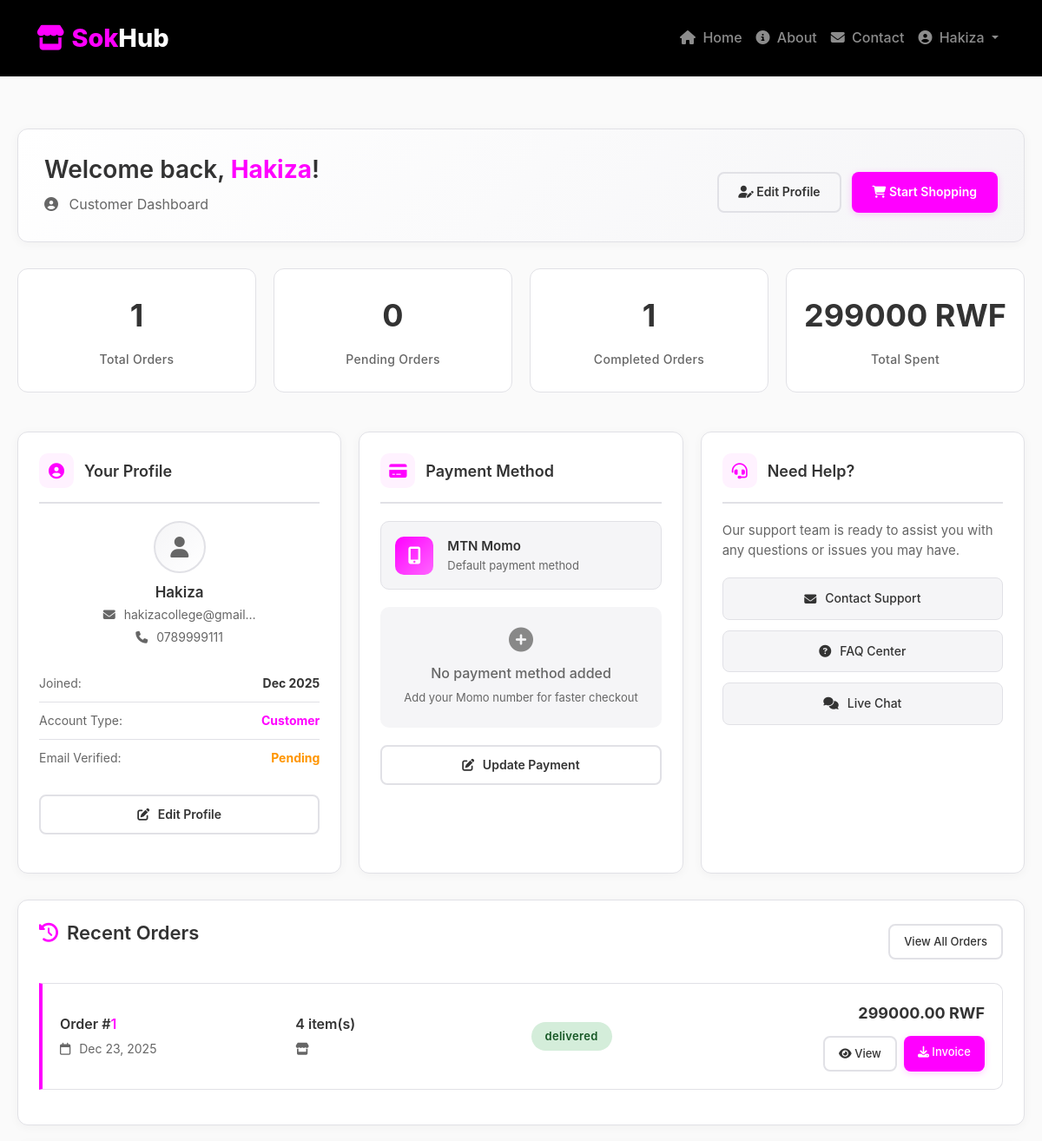
The app's page /customer/customer_dashboard/ (signed in, upper part), older data.
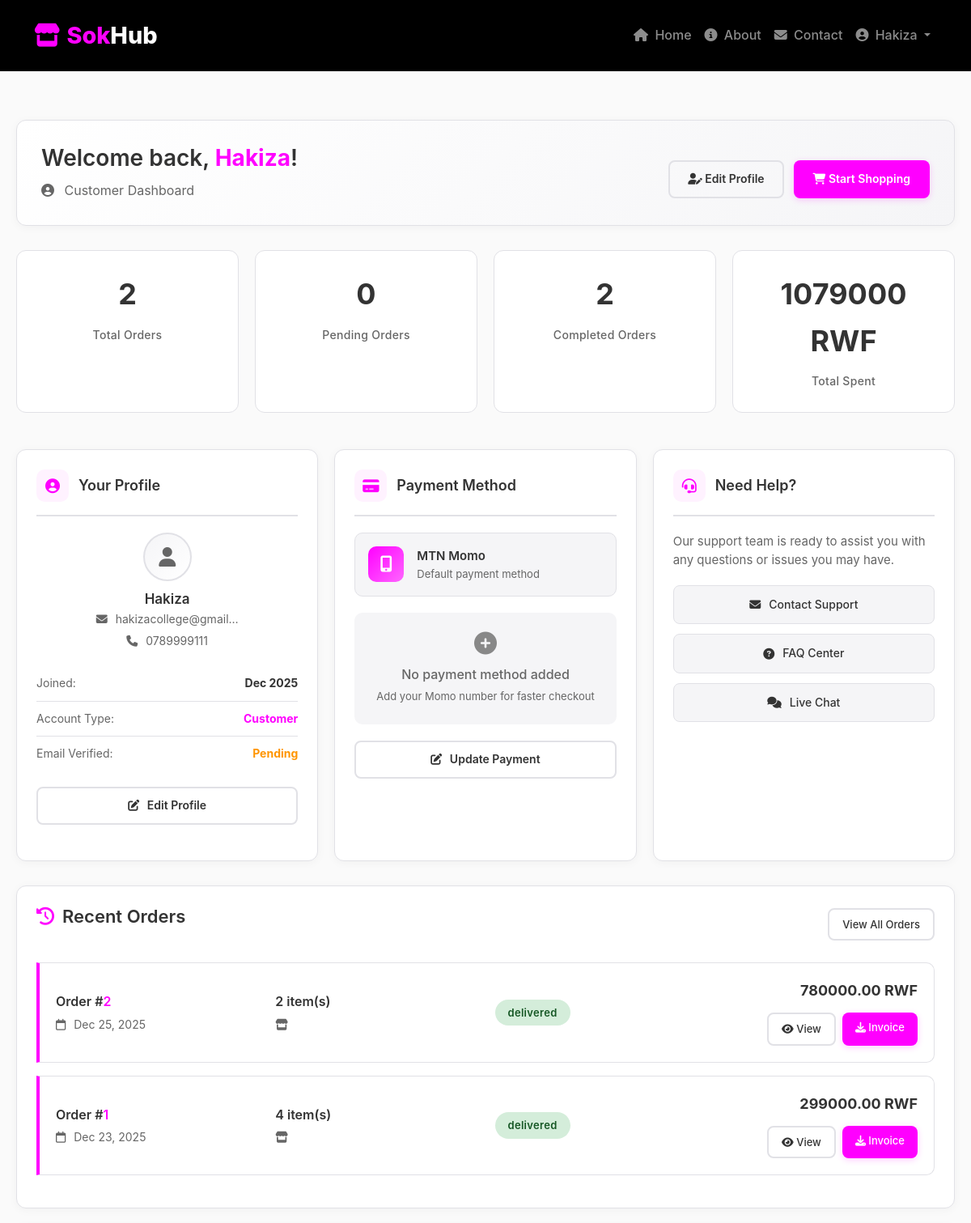
The same page, newer data.
### order/models.py (models this page shows, shortened)
class Order(models.Model):
    STATUS_CHOICES = (
        ('pending', 'Pending'),
        ('confirmed', 'Confirmed'),
        ('processing', 'Processing'),
        ('shipped', 'Shipped'),
        ('delivered', 'Delivered'),
        ('cancelled', 'Cancelled'),
        ('refunded', 'Refunded'),
    )
    PAYMENT_STATUS_CHOICES = (
        ('pending', 'Pending'),
        ('processing', 'Processing'),
        ('completed', 'Completed'),
        ('failed', 'Failed'),
        ('refunded', 'Refunded'),
    )
    PAYMENT_METHOD_CHOICES = (
        ('momo', 'MTN Momo'),
        ('cash', 'Cash on Delivery'),
        ('card', 'Credit Card'),
    )
    order_number = models.CharField(max_length=20, unique=True, editable=False)
    short_code = models.CharField(max_length=8, unique=True, editable=False)
    customer = models.ForeignKey('customer.User', on_delete=models.CASCADE,
                                related_name='orders', limit_choices_to={'user_type': 'customer'})
    vendor = models.ForeignKey('customer.User', on_delete=models.CASCADE,
                              related_name='vendor_orders', limit_choices_to={'user_type': 'vendor'},
                              null=True, blank=True)
    shipping_address = models.TextField()
    shipping_city = models.CharField(max_length=100)
    shipping_phone = models.CharField(max_length=15)
    shipping_notes = models.TextField(blank=True, null=True)
    payment_method = models.CharField(max_length=20, choices=PAYMENT_METHOD_CHOICES, default='momo')
    payment_status = models.CharField(max_length=20, choices=PAYMENT_STATUS_CHOICES, default='pending')
    momo_number = models.CharField(max_length=15, blank=True, null=True)
    momo_transaction_id = models.CharField(max_length=100, blank=True, null=True)
    payment_date = models.DateTimeField(null=True, blank=True)
    status = models.CharField(max_length=20, choices=STATUS_CHOICES, default='pending')
    status_changed_at = models.DateTimeField(auto_now_add=True)
    subtotal = models.DecimalField(max_digits=10, decimal_places=2, default=0)
    shipping_cost = models.DecimalField(max_digits=10, decimal_places=2, default=0)
    tax_amount = models.DecimalField(max_digits=10, decimal_places=2, default=0)
    discount_amount = models.DecimalField(max_digits=10, decimal_places=2, default=0)
    total_amount = models.DecimalField(max_digits=10, decimal_places=2, default=0)
    invoice_pdf = models.FileField(upload_to='invoices/', null=True, blank=True)
    invoice_number = models.CharField(max_length=20, unique=True, editable=False)
    customer_notes = models.TextField(blank=True, null=True)
    delete_requested = models.BooleanField(default=False)
    delete_request_reason = models.TextField(blank=True, null=True)
    delete_requested_at = models.DateTimeField(null=True, blank=True)
    delete_approved = models.BooleanField(default=False)
    delete_approved_by = models.ForeignKey('customer.User', on_delete=models.SET_NULL,
                                          null=True, blank=True, related_name='approved_deletions')
    delete_approved_at = models.DateTimeField(null=True, blank=True)
    created_at = models.DateTimeField(auto_now_add=True)
    updated_at = models.DateTimeField(auto_now=True)
    delivered_at = models.DateTimeField(null=True, blank=True)
    class Meta:
        ordering = ['-created_at']
        indexes = [
            models.Index(fields=['order_number']),
            models.Index(fields=['customer', 'status']),
            models.Index(fields=['vendor', 'status']),
            models.Index(fields=['status', 'payment_status']),
            models.Index(fields=['created_at']),
        ]

### customer/views.py (the view)
# urls.py: path("customer_dashboard/", views.customer_dashboard, name="customer_dashboard"),
@login_required
@customer_required
def customer_dashboard(request):
    user = request.user
    customer_orders = Order.objects.filter(customer=user).order_by('-created_at')
    total_orders = customer_orders.count()
    pending_orders = customer_orders.filter(status='pending').count()
    completed_orders = customer_orders.filter(status__in=['completed', 'delivered']).count()
    total_spent = customer_orders.filter(
        status__in=['completed', 'delivered']
    ).aggregate(Sum('total_amount'))['total_amount__sum'] or 0
    recent_orders = customer_orders[:5]
    context = {
        'user': user,
        'customer_profile': user.customerprofile,
        'recent_orders': recent_orders,
        'total_orders': total_orders,
        'pending_orders': pending_orders,
        'completed_orders': completed_orders,
        'total_spent': total_spent,
        'theme': {
            'primary': "#F5EDED",
            'accent': '#FF00FF',
            'background': "#c0edca",
            'text': "#120101"
        }
    }
    return render(request, 'consumer/dashboard.html', context)

### customer/Decorator.py (called while the page is built)
def customer_required(view_func):
    @wraps(view_func)
    def _wrapped_view(request, *args, **kwargs):
        if not request.user.is_authenticated:
            messages.error(request, 'Please login to access this page.')
            return redirect('login')
        if not hasattr(request.user, 'user_type'):
            messages.error(request, 'Invalid user account.')
            return redirect('home')
        if request.user.user_type != 'customer':
            messages.error(request, 'Access denied. Customer account required.')
            return redirect('home')
        return view_func(request, *args, **kwargs)
    return _wrapped_view

### customer/templates/consumer/dashboard.html (shortened to what the changed rows need)
{% extends "base.html" %}
{% block content %}
<div class="dashboard-container">
    <div class="welcome-header">
        <div style="display: flex; justify-content: space-between; align-items: center; flex-wrap: wrap;">
            <div>
                <h1>Welcome back, <span class="highlight">{{ user.username }}</span>!</h1>
            </div>
        </div>
    </div>
    <div
        style="display: grid; grid-template-columns: repeat(auto-fit, minmax(220px, 1fr)); gap: 20px; margin-bottom: 30px;">
        <div class="stat-box">
            <span class="stat-number">{{ total_orders }}</span>
            <span class="stat-label">Total Orders</span>
        </div>
        <div class="stat-box">
            <span class="stat-number">{{ completed_orders }}</span>
            <span class="stat-label">Completed Orders</span>
        </div>
        <div class="stat-box">
            <span class="stat-number">{{ total_spent|floatformat:0 }} RWF</span>
            <span class="stat-label">Total Spent</span>
        </div>
    </div>
    <div>
        <div class="simple-card">
            <div style="display: flex; justify-content: space-between; align-items: center; margin-bottom: 24px;">
                <h2 class="section-title">
                    <i class="fas fa-history"></i>
                    Recent Orders
                </h2>
            </div>
            {% if recent_orders %}
            {% for order in recent_orders %}
            <div class="order-card">
                <div
                    style="display: grid; grid-template-columns: repeat(auto-fit, minmax(220px, 1fr)); gap: 20px; align-items: center;">
                    <div>
                        <div class="order-id">Order #<span>{{ order.id }}</span></div>
                        <div style="color: var(--text-medium); font-size: 14px; margin-top: 4px;">
                            <i class="far fa-calendar" style="margin-right: 6px;"></i>
                            {{ order.created_at|date:"M d, Y" }}
                        </div>
                    </div>
                    <div>
                        <div style="font-weight: 600; color: var(--text-dark);">{{ order.items.count }} item(s)</div>
                        <div style="color: var(--text-medium); font-size: 14px; margin-top: 4px;">
                            <i class="fas fa-store" style="margin-right: 6px;"></i>
                        </div>
                    </div>
                    <div>
                        <span class="status-badge status-{{ order.status|lower }}">
                            {{ order.status }}
                        </span>
                    </div>
                    <div style="text-align: right;">
                        <div style="font-weight: 700; font-size: 18px; color: var(--text-dark);">
                            {{ order.total_amount }} RWF
                        </div>
                        <div style="margin-top: 12px; display: flex; gap: 8px; justify-content: flex-end;">
                            <a href="{% url 'customer_order_detail' order.order_number %}"
                                class="btn-secondary btn-small">
                                <i class="fas fa-eye"></i> View
                            </a>
                            <a href="{% url 'download_invoice' order.order_number %}" class="btn-primary btn-small">
                                <i class="fas fa-download"></i> Invoice
                            </a>
                        </div>
                    </div>
                </div>
            </div>
            {% endfor %}
            {% endif %}
        </div>
    </div>
</div>
{% endblock %}

Row changes from the older to the newer data that the page shows:
added Order: id "2", created_at "Dec 25, 2025", items.count "2", status "delivered", total_amount "780000.00"
Text that changed along with them:
{{ total_orders }}: "1" → "2"
{{ completed_orders }}: "1" → "2"
{{ total_spent|floatformat:0 }}: "299000" → "1079000"
